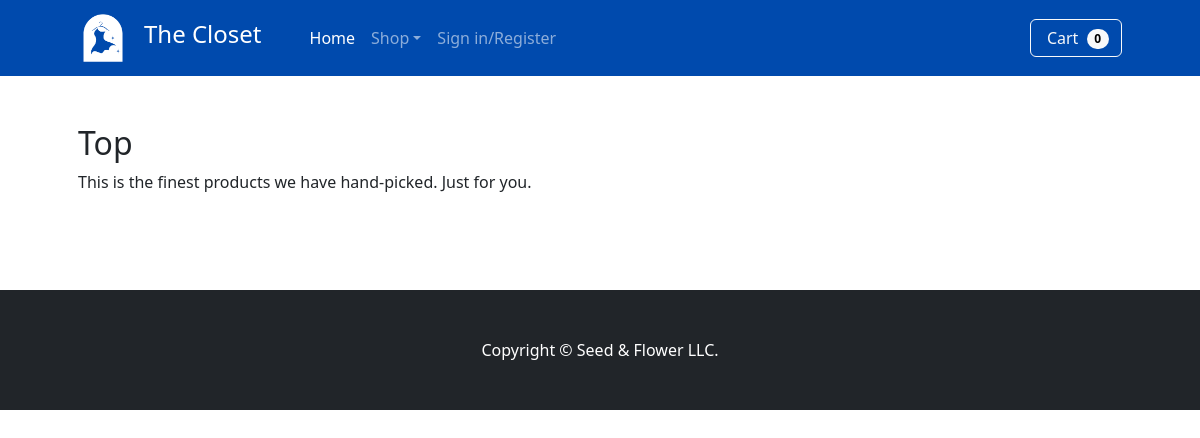
Page /top.php on the earlier database version.
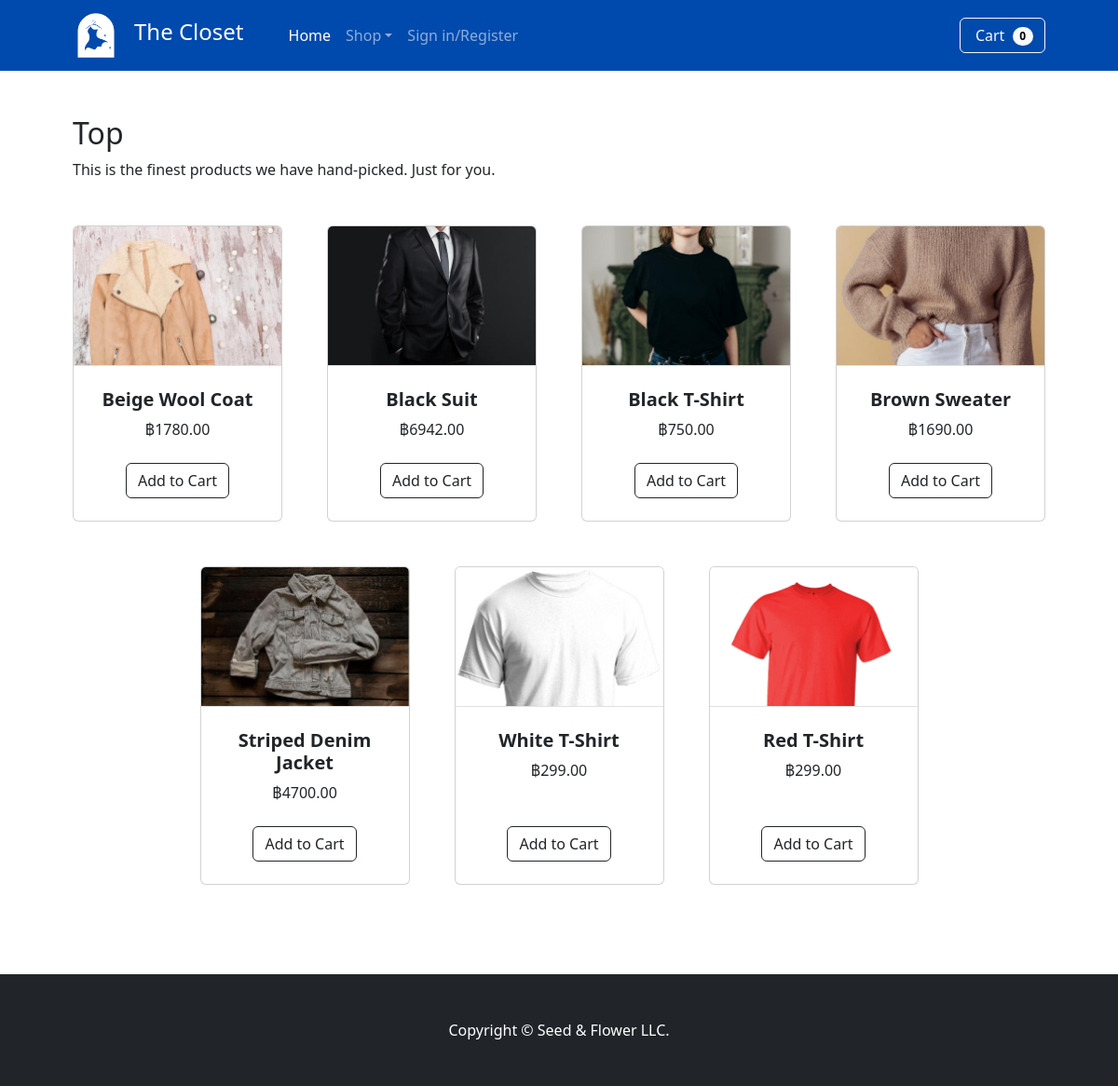
Same page on the later database version.
### tables this page shows
CREATE TABLE `product` (
  `pID` int(3) NOT NULL,
  `pname` varchar(25) NOT NULL,
  `pimagedir` varchar(350) NOT NULL,
  `price` decimal(10,2) NOT NULL,
  `ptype` char(1) DEFAULT NULL,
  `isFeature` tinyint(1) NOT NULL
);

### top.php (the view, shortened to what this page needs)
<!doctype html>
<html lang="en">
  <head>
    <link href="https://cdn.jsdelivr.net/npm/bootstrap@5.2.2/dist/css/bootstrap.min.css" rel="stylesheet">
   </head>
  <body>
    <?php include "func/navbar.php"; ?>
    <section class="mb-5">
      <div class="container px-4 px-lg-5 mt-5">
        <h2>Top</h2>
        <p class="mb-5">This is the finest products we have hand-picked. Just for you.</p>
          <div class="row gx-4 gx-lg-5 row-cols-2 row-cols-md-3 row-cols-xl-4 justify-content-center">
          <?php
            $q = "SELECT * FROM product WHERE ptype=\"a\"";
            $result=$mysqli->query($q);
            while($row=$result->fetch_array()){?>
                <div class="col mb-5">
                    <div class="card h-100">
                        <img class="card-img-top border-bottom" src="<?php echo $row['pimagedir'] ?>" alt="..." />
                        <div class="card-body bg-mute p-4">
                            <div class="text-center">
                                <h5 class="fw-bolder"><?php echo $row['pname'] ?></h5>
                                ฿<?php echo $row['price'] ?>
                            </div>
                        </div>
                        <div class="card-footer p-4 pt-0 border-top-0 bg-transparent">
                            <div class="text-center">
                                <form action="func/addtocart.php" method="post">
                                    <div type="submit" class="text-center">
                                        <input type="submit" name="add_to_cart" style="margin-top:5px;" class="btn btn-outline-dark mt-auto" value="Add to Cart" />
                                    </div>
                                </form>
                            </div>
                        </div>
                    </div>
                </div>
            <?php }?>
          </div>
      </div>
  </section>
  </body>
</html>

Differences in the rows shown:
now on this page (row edited): product: pimagedir (picture), pname "Beige Wool Coat", price "1780.00"
added product: pimagedir (picture), pname "Black Suit", price "6942.00"
added product: pimagedir (picture), pname "Black T-Shirt", price "750.00"
added product: pimagedir (picture), pname "Brown Sweater", price "1690.00"
added product: pimagedir (picture), pname "Striped Denim Jacket", price "4700.00"
added product: pimagedir (picture), pname "White T-Shirt", price "299.00"
added product: pimagedir (picture), pname "Red T-Shirt", price "299.00"
